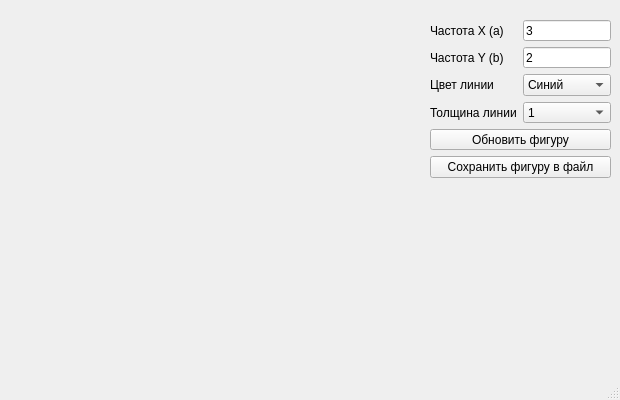
<?xml version="1.0" encoding="UTF-8"?>
<ui version="4.0">
 <class>MainWindow</class>
 <widget class="QMainWindow" name="MainWindow">
  <property name="geometry">
   <rect>
    <x>0</x>
    <y>0</y>
    <width>620</width>
    <height>400</height>
   </rect>
  </property>
  <property name="windowTitle">
   <string>MainWindow</string>
  </property>
  <widget class="QWidget" name="centralwidget">
   <widget class="QWidget" name="">
    <property name="geometry">
     <rect>
      <x>430</x>
      <y>20</y>
      <width>181</width>
      <height>158</height>
     </rect>
    </property>
    <layout class="QFormLayout" name="formLayout">
     <item row="0" column="1">
      <widget class="QLineEdit" name="freq_y_lineedit">
       <property name="text">
        <string>3</string>
       </property>
      </widget>
     </item>
     <item row="1" column="0">
      <widget class="QLabel" name="label_2">
       <property name="text">
        <string>Частота Y (b)</string>
       </property>
      </widget>
     </item>
     <item row="1" column="1">
      <widget class="QLineEdit" name="freq_x_lineedit">
       <property name="text">
        <string>2</string>
       </property>
      </widget>
     </item>
     <item row="2" column="0">
      <widget class="QLabel" name="label_3">
       <property name="text">
        <string>Цвет линии</string>
       </property>
      </widget>
     </item>
     <item row="2" column="1">
      <widget class="QComboBox" name="color_combobox">
       <item>
        <property name="text">
         <string>Синий</string>
        </property>
       </item>
       <item>
        <property name="text">
         <string>Зелёный</string>
        </property>
       </item>
       <item>
        <property name="text">
         <string>Красный</string>
        </property>
       </item>
       <item>
        <property name="text">
         <string>Жёлтый</string>
        </property>
       </item>
      </widget>
     </item>
     <item row="3" column="0">
      <widget class="QLabel" name="label_4">
       <property name="text">
        <string>Толщина линии</string>
       </property>
      </widget>
     </item>
     <item row="3" column="1">
      <widget class="QComboBox" name="width_combobox">
       <item>
        <property name="text">
         <string>1</string>
        </property>
       </item>
       <item>
        <property name="text">
         <string>2</string>
        </property>
       </item>
       <item>
        <property name="text">
         <string>3</string>
        </property>
       </item>
       <item>
        <property name="text">
         <string>4</string>
        </property>
       </item>
      </widget>
     </item>
     <item row="4" column="0" colspan="2">
      <widget class="QPushButton" name="plot_button">
       <property name="text">
        <string>Обновить фигуру</string>
       </property>
      </widget>
     </item>
     <item row="5" column="0" colspan="2">
      <widget class="QPushButton" name="save_button">
       <property name="text">
        <string>Сохранить фигуру в файл</string>
       </property>
      </widget>
     </item>
     <item row="0" column="0">
      <widget class="QLabel" name="label">
       <property name="text">
        <string>Частота X (a)</string>
       </property>
      </widget>
     </item>
    </layout>
   </widget>
  </widget>
  <widget class="QMenuBar" name="menubar">
   <property name="geometry">
    <rect>
     <x>0</x>
     <y>0</y>
     <width>620</width>
     <height>21</height>
    </rect>
   </property>
  </widget>
  <widget class="QStatusBar" name="statusbar"/>
 </widget>
 <resources/>
 <connections/>
</ui>
